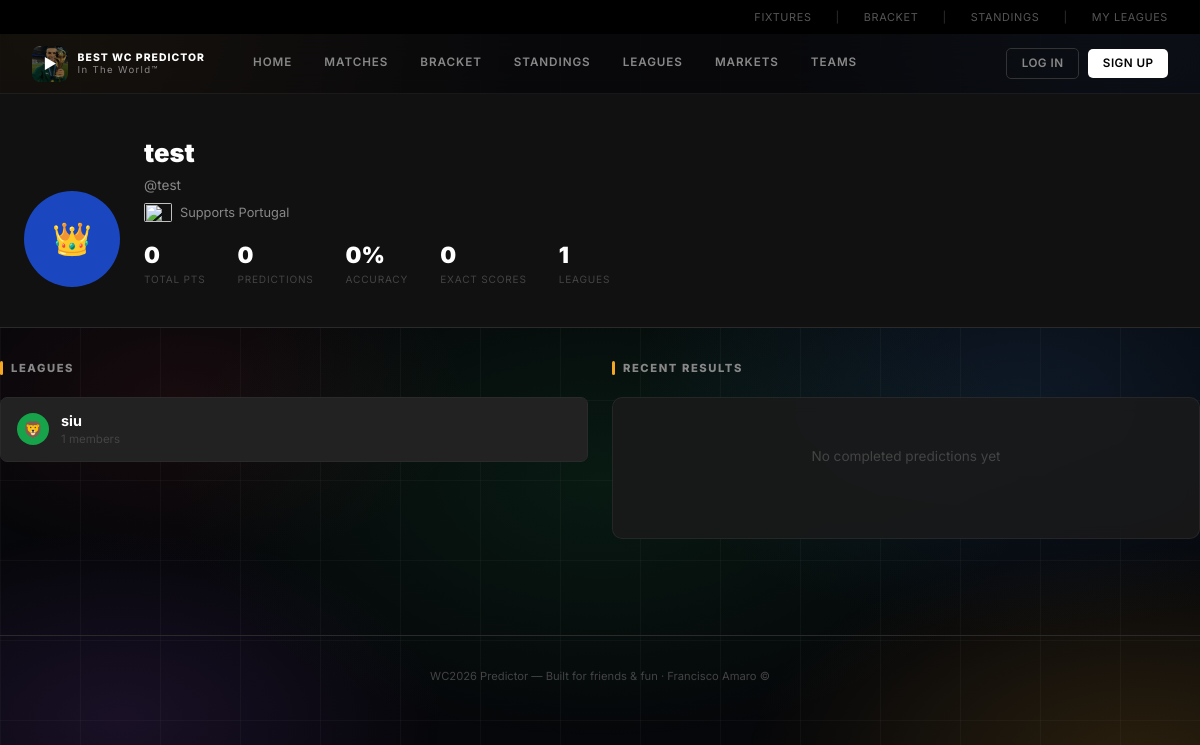
The page /profile/test on the database its author committed.
### app/models.py (models this page shows)
class User(Base):
    __tablename__ = "users"
    id = Column(Integer, primary_key=True, index=True)
    username = Column(String(50), unique=True, nullable=False, index=True)
    email = Column(String(100), unique=True, nullable=False, index=True)
    password_hash = Column(String(200), nullable=False)
    is_superadmin = Column(Boolean, default=False)
    display_name = Column(String(50), nullable=True)
    bio = Column(String(120), nullable=True)
    credits = Column(Float, default=10.0)
    avatar_color = Column(String(10), default="#1a47c0")
    avatar_icon = Column(String(6), default="⚽")
    avatar_img_url = Column(String(200), nullable=True)
    favorite_team_id = Column(Integer, ForeignKey("teams.id"), nullable=True)
    created_at = Column(DateTime, default=datetime.utcnow)
    memberships = relationship("LeagueMember", back_populates="user", cascade="all, delete-orphan")
    predictions = relationship("Prediction", back_populates="user", cascade="all, delete-orphan")
    sweepstake_assignments = relationship("SweepstakeAssignment", back_populates="user")
    tournament_picks = relationship("TournamentPick", back_populates="user", cascade="all, delete-orphan")
    favorite_team = relationship("Team", foreign_keys=[favorite_team_id])

class Team(Base):
    __tablename__ = "teams"
    id = Column(Integer, primary_key=True, index=True)
    name = Column(String(100), nullable=False)
    code = Column(String(3), nullable=False)
    group_letter = Column(String(1), nullable=False)
    flag_emoji = Column(String(10), nullable=False)
    eliminated = Column(Boolean, default=False)
    stage_reached = Column(String(20), default="group")  # group/r32/r16/qf/sf/final/winner
    home_matches = relationship("Match", foreign_keys="Match.home_team_id", back_populates="home_team")
    away_matches = relationship("Match", foreign_keys="Match.away_team_id", back_populates="away_team")
    sweepstake_assignments = relationship("SweepstakeAssignment", back_populates="team")
    players = relationship("Player", back_populates="team", order_by="Player.squad_number")

class League(Base):
    __tablename__ = "leagues"
    id = Column(Integer, primary_key=True, index=True)
    name = Column(String(100), nullable=False)
    invite_code = Column(String(8), unique=True, nullable=False, index=True)
    admin_id = Column(Integer, ForeignKey("users.id"), nullable=False)
    description = Column(String(200), nullable=True)
    accent_color = Column(String(10), default="#1a47c0")
    badge_emoji = Column(String(6), default="🏆")
    banner_url = Column(String(200), nullable=True)
    points_exact_score = Column(Integer, default=3)
    points_correct_result = Column(Integer, default=1)
    points_bracket_winner = Column(Integer, default=10)
    points_bracket_finalist = Column(Integer, default=5)
    points_bracket_semi = Column(Integer, default=2)
    points_bracket_quarter = Column(Integer, default=1)
    sweepstake_enabled = Column(Boolean, default=False)
    sweepstake_buy_in = Column(Float, default=10.0)
    sweepstake_teams_per_person = Column(Integer, default=1)
    sweepstake_drawn = Column(Boolean, default=False)
    created_at = Column(DateTime, default=datetime.utcnow)
    admin = relationship("User", foreign_keys=[admin_id])
    members = relationship("LeagueMember", back_populates="league", cascade="all, delete-orphan")
    predictions = relationship("Prediction", back_populates="league", cascade="all, delete-orphan")
    sweepstake_assignments = relationship("SweepstakeAssignment", back_populates="league", cascade="all, delete-orphan")
    tournament_picks = relationship("TournamentPick", back_populates="league", cascade="all, delete-orphan")

### app/routers/profile.py (the view)
@router.get("/profile/{username}")
async def view_profile(request: Request, username: str, db: Session = Depends(get_db)):
    viewer = auth.get_current_user(request, db)
    target = db.query(models.User).filter(models.User.username == username).first()
    if not target:
        return RedirectResponse("/", status_code=303)
    stats = _user_stats(target, db)
    memberships = db.query(models.LeagueMember).filter(models.LeagueMember.user_id == target.id).all()
    leagues = [m.league for m in memberships]
    recent_preds = (
        db.query(models.Prediction)
        .filter(models.Prediction.user_id == target.id, models.Prediction.points_awarded.isnot(None))
        .order_by(models.Prediction.submitted_at.desc())
        .limit(5)
        .all()
    )
    return templates.TemplateResponse(
        "profile/view.html",
        {
            "request": request,
            "user": viewer,
            "target": target,
            "stats": stats,
            "leagues": leagues,
            "recent_preds": recent_preds,
            "is_own": viewer and viewer.id == target.id,
        },
    )

### app/templates/profile/view.html (shortened to what this page needs)
{% extends "base.html" %}
{% block content %}
<div class="profile-hero">
  <div class="container">
    <div class="profile-header">
      {{ avatar_html(target, "xl") | safe }}
      <div class="profile-info">
        <h1>{{ target.display_name or target.username }}</h1>
        <div class="handle">@{{ target.username }}
        </div>
        {% if target.favorite_team %}
        <div class="fav-team">
          <img src="{{ flag_url(target.favorite_team.code) }}" class="flag flag-sm" alt="">
          Supports {{ target.favorite_team.name }}
        </div>
        {% endif %}
        <div class="profile-stats">
          <div class="profile-stat">
            <div class="profile-stat-val">{{ stats.total_pts }}</div>
            <div class="profile-stat-lbl">Total Pts</div>
          </div>
          <div class="profile-stat">
            <div class="profile-stat-val">{{ stats.predictions }}</div>
            <div class="profile-stat-lbl">Predictions</div>
          </div>
          <div class="profile-stat">
            <div class="profile-stat-val">{{ stats.accuracy }}%</div>
            <div class="profile-stat-lbl">Accuracy</div>
          </div>
          <div class="profile-stat">
            <div class="profile-stat-val">{{ stats.exact }}</div>
            <div class="profile-stat-lbl">Exact Scores</div>
          </div>
          <div class="profile-stat">
            <div class="profile-stat-val">{{ stats.leagues }}</div>
            <div class="profile-stat-lbl">Leagues</div>
          </div>
        </div>
      </div>
    </div>
  </div>
</div>
<div class="container page-content">
  <div class="grid-2">
    <div>
      <div class="section-header"><h2 class="section-title">Leagues</h2></div>
      {% if leagues %}
      <div style="display:flex;flex-direction:column;gap:.6rem">
        {% for league in leagues %}
        <a href="/leagues/{{ league.id }}" class="bracket-slot" style="text-decoration:none">
          <div class="avatar avatar-sm" style="background:{{ league.accent_color }};font-size:1rem">{{ league.badge_emoji }}</div>
          <div>
            <div style="font-weight:700;font-size:.9rem">{{ league.name }}</div>
            <div class="text-xs text-muted">{{ league.members|length }} members</div>
          </div>
        </a>
        {% endfor %}
      </div>
      {% else %}
      <div class="card"><div class="card-body empty-state"><p>No leagues yet</p></div></div>
      {% endif %}
    </div>
    <div>
      <div class="section-header"><h2 class="section-title">Recent Results</h2></div>
      {% if recent_preds %}
      <div class="card">
        <table class="data-table">
          <thead><tr><th>Match</th><th>Predicted</th><th>Actual</th><th>Pts</th></tr></thead>
          <tbody>
            {% for p in recent_preds %}
            <tr>
              <td style="font-size:.78rem">
                {% if p.match and p.match.home_team and p.match.away_team %}
                <img src="{{ flag_url(p.match.home_team.code) }}" class="flag" style="width:18px;height:12px;display:inline;margin-right:3px" alt="">
                {{ p.match.home_team.name[:8] }} v
                <img src="{{ flag_url(p.match.away_team.code) }}" class="flag" style="width:18px;height:12px;display:inline;margin:0 3px" alt="">
                {{ p.match.away_team.name[:8] }}
                {% endif %}
              </td>
              <td class="font-mono">{{ p.home_score_pred }}–{{ p.away_score_pred }}</td>
              <td class="font-mono">
                {% if p.match %}{{ p.match.home_score }}–{{ p.match.away_score }}{% endif %}
              </td>
              <td>
                {% if p.points_awarded > 0 %}
                <span class="text-blue font-bold">+{{ p.points_awarded }}</span>
                {% else %}
                <span class="text-muted">0</span>
                {% endif %}
              </td>
            </tr>
            {% endfor %}
          </tbody>
        </table>
      </div>
      {% else %}
      <div class="card"><div class="card-body empty-state"><p>No completed predictions yet</p></div></div>
      {% endif %}
    </div>
  </div>
</div>
{% endblock %}

### app/static/css/style.css (style rules this page uses)
:root { --bg-0: #0a0a0a; --bg-1: #111111; --bg-2: #1a1a1a; --bg-3: #222222; --bg-4: #2a2a2a; --border: #2a2a2a; --border-2:#383838; --accent: #f0f0f0; --gold: #f5a623; --gold-2: #fbbf24; --red: #ef4444; --green: #22c55e; --blue: #4a9eff; --text-0: #ffffff; --text-1: #cccccc; --text-2: #888888; --text-3: #444444; --nav-h: 60px; --radius: 6px; --radius-lg: 10px; }
*, *::before, *::after { box-sizing: border-box; margin: 0; padding: 0; }
html { font-size: 16px; scroll-behavior: smooth; }
body { background-color: #06070a; color: var(--text-0); font-family: "Inter", -apple-system, BlinkMacSystemFont, "Segoe UI", sans-serif; min-height: 100vh; line-height: 1.5; }
body::before { content: ''; position: fixed; inset: 0; z-index: 0; pointer-events: none; background-image: radial-gradient(ellipse 60% 50% at 5% 5%, rgba(245,166,35,.22) 0%, transparent 65%), radial-gradient(ellipse 50% 45% at 95% 5%, rgba(74,158,255,.18) 0%, transparent 60%), radial-gradient(ellipse 55% 50% at 50% 60%, rgba(34,197,94,.10) 0%, transparent 65%), radial-gradient(ellipse 55% 45% at 95% 95%, rgba(245,166,35,.15) 0%, transparent 60%), radial-gradient(ellipse 45% 40% at 10% 90%, rgba(168,85,247,.12) 0%, transparent 60%), linear-gradient(rgba(255,255,255,.03) 1px, transparent 1px), linear-gradient(90deg, rgba(255,255,255,.03) 1px, transparent 1px); background-size: 100% 100%,100% 100%,100% 100%,100% 100%,100% 100%, 80px 80px, 80px 80px; animation: bgDrift 16s ease-in-out infinite alternate; }
body::after { content: ''; position: fixed; inset: 0; z-index: 0; pointer-events: none; background-image: radial-gradient(ellipse 50% 45% at 85% 50%, rgba(74,158,255,.12) 0%, transparent 65%), radial-gradient(ellipse 40% 35% at 15% 50%, rgba(239,68,68,.08) 0%, transparent 60%); animation: bgDrift2 20s ease-in-out infinite alternate; }
a { color: inherit; text-decoration: none; }
img { display: block; }
.flag { object-fit: cover; border-radius: 2px; flex-shrink: 0; }
.flag-sm { width: 28px; height: 19px; }
.avatar { border-radius: 50%; display: flex; align-items: center; justify-content: center; font-weight: 800; flex-shrink: 0; color: #fff; }
.avatar-sm { width: 32px; height: 32px; font-size: .8rem; }
.avatar-xl { width: 96px; height: 96px; font-size: 2rem; }
.container { max-width: 1200px; margin: 0 auto; padding: 0 1.5rem; }
.page-content { padding: 2rem 0; }
.section-header { display: flex; align-items: center; justify-content: space-between; margin-bottom: 1.25rem; }
.section-title { font-size: .7rem; font-weight: 800; letter-spacing: .14em; text-transform: uppercase; color: var(--text-2); display: flex; align-items: center; gap: .5rem; }
.section-title::before { content: ''; display: inline-block; width: 3px; height: 14px; background: var(--gold); border-radius: 2px; }
.card { background: rgba(26,26,26,.85); backdrop-filter: blur(8px); -webkit-backdrop-filter: blur(8px); border: 1px solid rgba(255,255,255,.06); border-radius: var(--radius-lg); overflow: hidden; }
.card-body { padding: 1.25rem; }
.bracket-slot { background: var(--bg-3); border: 1px solid var(--border); border-radius: 7px; padding: .75rem 1rem; display: flex; align-items: center; gap: .75rem; margin-bottom: .5rem; transition: border-color .15s; }
.profile-hero { background: var(--bg-1); border-bottom: 1px solid var(--border); padding: 2.5rem 0; }
.profile-header { display: flex; align-items: flex-end; gap: 1.5rem; }
.profile-info h1 { font-size: 1.6rem; font-weight: 900; }
.profile-info .handle { font-size: .85rem; color: var(--text-2); margin-top: .15rem; }
.profile-stats { display: flex; gap: 2rem; margin-top: 1rem; flex-wrap: wrap; }
.profile-stat-val { font-size: 1.4rem; font-weight: 900; color: #fff; }
.profile-stat-lbl { font-size: .63rem; color: var(--text-3); text-transform: uppercase; letter-spacing: .08em; }
.fav-team { display: flex; align-items: center; gap: .5rem; font-size: .8rem; color: var(--text-2); margin-top: .5rem; }
.empty-state { text-align: center; padding: 3rem 2rem; color: var(--text-3); }
.empty-state p { font-size: .85rem; margin-bottom: 1.5rem; }
.text-xs { font-size:.72rem }
.text-muted { color:var(--text-3) }
.grid-2 { display:grid;grid-template-columns:1fr 1fr;gap:1.5rem }

### rows shown on the page
User: avatar_img_url+avatar_color+avatar_icon "👑", display_name+username "test", username "test"
Team: favorite_team.name "Portugal"
League: badge_emoji "🦁", name "siu", members|length "1"

### other values the page prints
{{ stats.total_pts }} "0"
{{ stats.predictions }} "0"
{{ stats.accuracy }} "0"
{{ stats.exact }} "0"
{{ stats.leagues }} "1"
